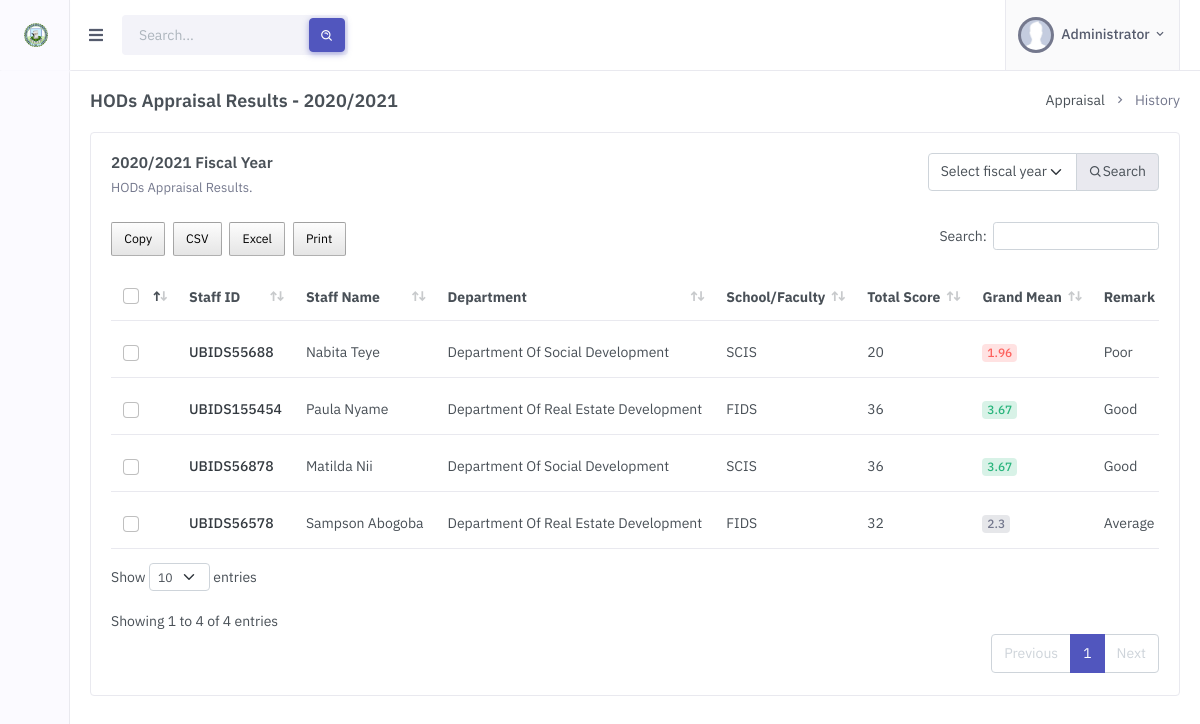
Page /admin/appraisal-history-hod.php (signed in) on the earlier database version.
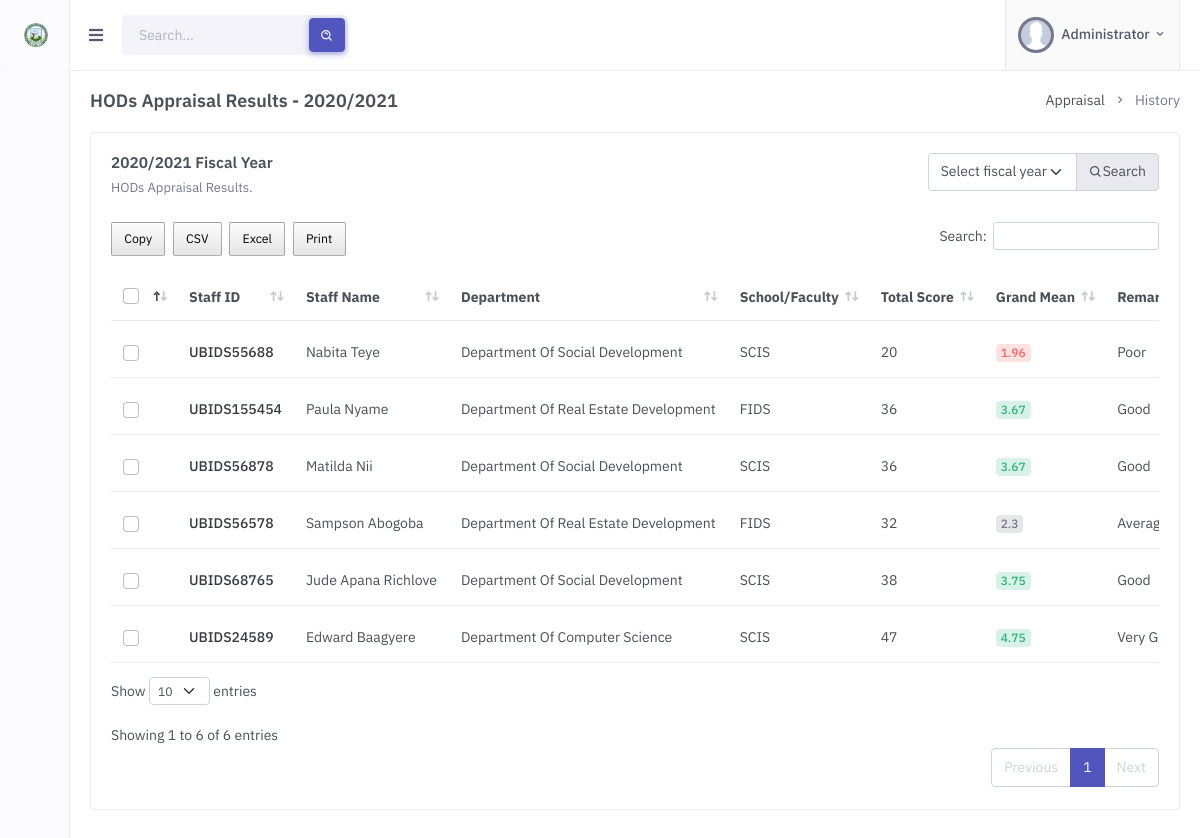
Same page on the later database version.
### tables this page shows
CREATE TABLE `fiscal_sessions` (
  `fiscal_session_id` int(11) NOT NULL,
  `fiscal_year` varchar(60) NOT NULL,
  `deadline` date NOT NULL,
  `status` int(11) NOT NULL
);

CREATE TABLE `appraisal` (
  `appraisal_id` int(11) NOT NULL,
  `staff_id` int(11) NOT NULL,
  `department_id` int(11) NOT NULL,
  `fiscal_session_id` int(11) NOT NULL,
  `total_score` int(11) NOT NULL,
  `grand_mean` double NOT NULL,
  `remarks` varchar(60) NOT NULL,
  `general_comments` longtext NOT NULL
);

CREATE TABLE `staff` (
  `staff_id` int(11) NOT NULL,
  `staff_id_no` varchar(50) NOT NULL,
  `title` varchar(10) NOT NULL,
  `staff_name` varchar(50) NOT NULL,
  `sch_fac_dept_id` int(11) NOT NULL,
  `role` varchar(50) NOT NULL,
  `position` varchar(60) NOT NULL,
  `email` varchar(255) NOT NULL
);

CREATE TABLE `departments` (
  `department_id` int(11) NOT NULL,
  `department_name` varchar(255) NOT NULL,
  `school_faculty_id` int(11) NOT NULL
);

CREATE TABLE `schools_faculties` (
  `school_faculty_id` int(11) NOT NULL,
  `school_faculty_name` varchar(255) NOT NULL,
  `acronym` varchar(50) NOT NULL
);

### dbh/db_functions.php (called while the page is built, shortened)
<?php
function select_all_where($table_name, $where_field, $where_keyword) {
    global $pdo;
    $sql = "SELECT * FROM $table_name WHERE $where_field = ?";
    $stmt = $pdo->prepare($sql);
    $stmt->execute([$where_keyword]);
    $result = $stmt->fetchAll();
    return $result;
}
function select_all_desc_id_limit($table, $primary_key, $limit) {
    global $pdo;
    $sql = "SELECT * FROM $table ORDER BY $primary_key desc LIMIT $limit";
    $stmt = $pdo->prepare($sql);
    $stmt->execute();
    $result = $stmt->fetchAll();
    return $result;
}
function department_school_faculty_id($department_id) {
    global $pdo;
    $sql = "SELECT * FROM departments WHERE department_id=?";
    $stmt = $pdo->prepare($sql);
    $stmt->execute([$department_id]);
    $result = $stmt->fetchAll();
    return $result[0]['school_faculty_id'];
}
function school_faculty_acronym($school_faculty_id) {
    global $pdo;
    $sql = "SELECT * FROM schools_faculties WHERE school_faculty_id=?";
    $stmt = $pdo->prepare($sql);
    $stmt->execute([$school_faculty_id]);
    $result = $stmt->fetchAll();
    return $result[0]['acronym'];
}
function fiscal_year($fiscal_session_id) {
    global $pdo;
    $sql = "SELECT * FROM fiscal_sessions WHERE fiscal_session_id=?";
    $stmt = $pdo->prepare($sql);
    $stmt->execute([$fiscal_session_id]);
    $result = $stmt->fetchAll();
    if(count($result) > 0) {
        return $result[0]['fiscal_year'];
    }
}

### admin/appraisal-history-hod.php (the view, shortened to what the rows shown need)
<!doctype html>
<html lang="en">
    <head>
        <link href="../assets/libs/flatpickr/flatpickr.min.css" rel="stylesheet" type="text/css">
        <link href="../assets/libs/datatables.net-bs4/css/dataTables.bootstrap4.min.css" rel="stylesheet" type="text/css" />
        <link href="../assets/libs/datatables.net-responsive-bs4/css/responsive.bootstrap4.min.css" rel="stylesheet" type="text/css" />
        <link rel="stylesheet" href="../assets/css/buttons.dataTables.min.css">
        <link rel="stylesheet" href="../assets/css/preloader.min.css" type="text/css" />
        <link href="../assets/css/bootstrap.min.css" id="bootstrap-style" rel="stylesheet" type="text/css" />
        <link href="../assets/css/icons.min.css" rel="stylesheet" type="text/css" />
        <link href="../assets/css/app.min.css" id="app-style" rel="stylesheet" type="text/css" />
    </head>
    <body>
        <?php
            include "includes/header.inc.php";
            $search_fiscal_session_id = 0;
            if(!isset($_POST['year']) || empty($_POST['year'])) {
                $last_fiscal_session = select_all_desc_id_limit("fiscal_sessions", "fiscal_session_id", 1);
                if(count($last_fiscal_session) > 0) {
                    $search_fiscal_session_id = $last_fiscal_session[0]['fiscal_session_id'];
                }
                else {
                    echo "<script>
                            alert('No Fiscal Session found. Please add a fiscal session');
                        </script>";
                }
            }
            else {
                $search_fiscal_session_id = trim($_POST['year']);
            }
        ?>
                <div class="page-content">
                    <div class="container-fluid">
                        <div class="row">
                            <div class="col-12">
                                <div class="page-title-box d-sm-flex align-items-center justify-content-between">
                                    <h4 class="mb-sm-0 font-size-18">HODs Appraisal Results - <?php echo fiscal_year($search_fiscal_session_id); ?></h4>
                                    <div class="page-title-right">
                                        <ol class="breadcrumb m-0">
                                        </ol>
                                    </div>
                                </div>
                            </div>
                        </div>
                        <div class="row">
                            <div class="col-lg-12">
                                <div class="card">
                                    <div class="card-body">
                                        <div class="row">
                                            <div class="col-sm">
                                                <div class="mb-4">
                                                    <h4 class="card-title"><?php echo fiscal_year($search_fiscal_session_id); ?> Fiscal Year</h4>
                                                    <p class="card-title-desc">HODs Appraisal Results.</p>
                                                </div>
                                            </div>
                                        </div>
                                        <div class="table-responsive">
                                            <table class="table align-middle datatable dt-responsive table-check nowrap" style="border-collapse: collapse; border-spacing: 0 8px; width: 100%;">
                                                <thead>
                                                    <tr class="bg-transparent">
                                                        <th style="width: 30px;">
                                                            <div class="form-check font-size-16">
                                                                <input type="checkbox" name="check" class="form-check-input" id="checkAll">
                                                            </div>
                                                        </th>
                                                        <th style="width: 120px;">Staff ID</th>
                                                        <th style="width: 150px;">Staff Name</th>
                                                        <th>Department</th>
                                                        <th>School/Faculty</th>
                                                        <th>Total Score</th>
                                                        <th>Grand Mean</th>
                                                        <th>Remark</th>
                                                    </tr>
                                                </thead>
                                                <tbody>
                                                    <?php
                                                        $appraisal_results = select_all_where("appraisal", "fiscal_session_id", $search_fiscal_session_id);
                                                        if(count($appraisal_results) > 0) {
                                                            foreach ($appraisal_results as $result) {
                                                                $staff_id = $result['staff_id'];
                                                                $select_staff = select_all_where("staff", "staff_id", $staff_id);
                                                                $role = $select_staff[0]['role'];
                                                                if($role == "HOD") {
                                                                    $staff_id_no = $select_staff[0]['staff_id_no'];
                                                                    $staff_name = $select_staff[0]['staff_name'];
                                                                    $department_id = $result['department_id'];
                                                                    $department_name = select_all_where("departments", "department_id", $department_id)[0]['department_name'];
                                                                    $department_school_faculty_id = department_school_faculty_id($department_id);
                                                                    $total_score = $result['total_score'];
                                                                    $grand_mean = $result['grand_mean'];
                                                                    $remarks = $result['remarks'];
                                                                    $grand_mean_color = "";
                                                                    switch ($grand_mean) {
                                                                        case $grand_mean >= 3:
                                                                            $grand_mean_color = "success";
                                                                            break;
                                                                        case $grand_mean < 2:
                                                                            $grand_mean_color = "danger";
                                                                            break;
                                                                        default:
                                                                            $grand_mean_color = "secondary";
                                                                            break;
                                                                    }
                                                                    ?>
                                                                    <tr>
                                                                        <td>
                                                                            <div class="form-check font-size-16">
                                                                                <input type="checkbox" class="form-check-input">
                                                                            </div>
                                                                        </td>
                                                                        <td><span class="text-dark fw-medium"><?php echo $staff_id_no; ?></span> </td>
                                                                        <td><?php echo $staff_name; ?></td>
                                                                        <td><?php echo $department_name; ?></td>
                                                                        <td><?php echo school_faculty_acronym($department_school_faculty_id); ?></td>
                                                                        <td><?php echo $total_score; ?></td>
                                                                        <td>
                                                                            <div class="badge badge-soft-<?php echo $grand_mean_color; ?> font-size-12"><?php echo $grand_mean; ?></div>
                                                                        </td>
                                                                        <td><?php echo $remarks; ?></td>
                                                                    </tr>
                                                                    <?php
                                                                }
                                                            }
                                                        }
                                                    ?>
                                                </tbody>
                                            </table>
                                        </div>
                                    </div>
                                </div>
                            </div>
                        </div>
                    </div>
                </div>
    </body>
</html>

Differences in the rows shown:
added appraisal: staff.staff_id_no "UBIDS68765", staff.staff_name "Jude Apana Richlove", department.department_name "Department Of Social Development", department.acronym "SCIS", total_score "38", grand_mean "3.75", remarks "Good"
added appraisal: staff.staff_id_no "UBIDS24589", staff.staff_name "Edward Baagyere", department.department_name "Department Of Computer Science", department.acronym "SCIS", total_score "47", grand_mean "4.75", remarks "Very…"
Other differences:
text written by a page script: "Copy CSV Excel Print Search: Show entries Showing 1 to 4 of 4 entries Previous 1 Next" → "Copy CSV Excel Print Search: Show entries Showing 1 to 6 of 6 entries Previous 1 Next"
